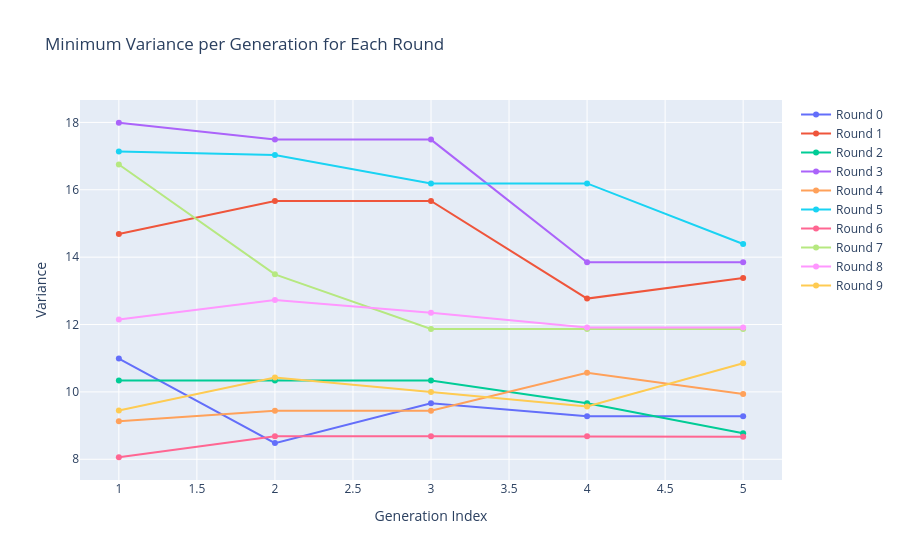

The notebook cell saved with this chart:
### Code cell
import plotly.graph_objects as go
import pandas as pd

# Example data (replace with your own)
data = VARIANCES
for item in data:
    print(item)

# Convert to DataFrame for easy grouping
df = pd.DataFrame(data, columns=["round_idx", "gen_idx", "bitstring", "variance"])

# For each round & generation, find the row with minimum variance
df_min = df.loc[df.groupby(["round_idx", "gen_idx"])["variance"].idxmin()]

# Create interactive plot
fig = go.Figure()

for round_val, group in df_min.groupby("round_idx"):
    print(group)
    fig.add_trace(
        go.Scatter(
            x=group["gen_idx"],
            y=group["variance"],
            mode="lines+markers",
            name=f"Round {round_val}",
            text=[f"Bitstring: {b}" for b in group["bitstring"]],
            hovertemplate="Gen: %{x}<br>Variance: %{y}<br>%{text}"
        )
    )

fig.update_layout(
    title="Minimum Variance per Generation for Each Round",
    xaxis_title="Generation Index",
    yaxis_title="Variance",
    hovermode="closest"
)

fig.show()

### Figure 1 — Plotly figure (JSON) as saved in the notebook; plotly's stock layout.template omitted (floating-point values rounded to 4 significant figures)
{"data": [{"hovertemplate": "Gen: %{x}<br>Variance: %{y}<br>%{text}", "mode": "lines+markers", "name": "Round 0", "text": ["Bitstring: 010101000100001001100111100101", "Bitstring: 010111011001111110101001000000", "Bitstring: 000101101000101000011011001100", "Bitstring: 010001101000101000011011001100", "Bitstring: 010001101000101000011011001100"], "type": "scatter", "x": [1, 2, 3, 4, 5], "y": [10.99, 8.48, 9.66, 9.28, 9.28]}, {"hovertemplate": "Gen: %{x}<br>Variance: %{y}<br>%{text}", "mode": "lines+markers", "name": "Round 1", "text": ["Bitstring: 100000100000001101010100111100", "Bitstring: 100100001000001000011101000100", "Bitstring: 100100001000001000011101000100", "Bitstring: 100101001001110001010001111100", "Bitstring: 100101001001111101010001111100"], "type": "scatter", "x": [1, 2, 3, 4, 5], "y": [14.69, 15.67, 15.67, 12.77, 13.38]}, {"hovertemplate": "Gen: %{x}<br>Variance: %{y}<br>%{text}", "mode": "lines+markers", "name": "Round 2", "text": ["Bitstring: 010000001011111011110001011111", "Bitstring: 010000001011111011110001011111", "Bitstring: 010000001011111011110001011111", "Bitstring: 010101001101010100000100101101", "Bitstring: 010010001001111011010000101101"], "type": "scatter", "x": [1, 2, 3, 4, 5], "y": [10.34, 10.34, 10.34, 9.66, 8.77]}, {"hovertemplate": "Gen: %{x}<br>Variance: %{y}<br>%{text}", "mode": "lines+markers", "name": "Round 3", "text": ["Bitstring: 100000001101111100100001011100", "Bitstring: 001001101101111000100000010010", "Bitstring: 001001101101111000100000010010", "Bitstring: 000001100001100000010000010010", "Bitstring: 000001100001100000010000010010"], "type": "scatter", "x": [1, 2, 3, 4, 5], "y": [17.99, 17.49, 17.49, 13.85, 13.85]}, {"hovertemplate": "Gen: %{x}<br>Variance: %{y}<br>%{text}", "mode": "lines+markers", "name": "Round 4", "text": ["Bitstring: 001100011001011100000000101100", "Bitstring: 111110000101011000111100011100", "Bitstring: 111110000101011000111100011100", "Bitstring: 011001100111011100111100011101", "Bitstring: 011110000101011000111100011101"], "type": "scatter", "x": [1, 2, 3, 4, 5], "y": [9.13, 9.44, 9.44, 10.57, 9.94]}, {"hovertemplate": "Gen: %{x}<br>Variance: %{y}<br>%{text}", "mode": "lines+markers", "name": "Round 5", "text": ["Bitstring: 010000111011000100101010111110", "Bitstring: 000001011001100100001000011100", "Bitstring: 000000101001100100001000011100", "Bitstring: 000000101001100100001000011100", "Bitstring: 000111100001000011100110001000"], "type": "scatter", "x": [1, 2, 3, 4, 5], "y": [17.14, 17.03, 16.19, 16.19, 14.39]}, {"hovertemplate": "Gen: %{x}<br>Variance: %{y}<br>%{text}", "mode": "lines+markers", "name": "Round 6", "text": ["Bitstring: 000100000011001000110010000101", "Bitstring: 010011000011001000110010001001", "Bitstring: 010011000011001000110010001001", "Bitstring: 010011000011001000110010001001", "Bitstring: 100000100010101000110010111100"], "type": "scatter", "x": [1, 2, 3, 4, 5], "y": [8.06, 8.68, 8.68, 8.68, 8.67]}, {"hovertemplate": "Gen: %{x}<br>Variance: %{y}<br>%{text}", "mode": "lines+markers", "name": "Round 7", "text": ["Bitstring: 000011001011101110001100011001", "Bitstring: 001100101000001001011010011001", "Bitstring: 000011001011101100010000000000", "Bitstring: 000011001011101100010000000000", "Bitstring: 000011001011101100010000000000"], "type": "scatter", "x": [1, 2, 3, 4, 5], "y": [16.75, 13.49, 11.87, 11.87, 11.87]}, {"hovertemplate": "Gen: %{x}<br>Variance: %{y}<br>%{text}", "mode": "lines+markers", "name": "Round 8", "text": ["Bitstring: 001011011011001101100010100010", "Bitstring: 001010000101111010010001100100", "Bitstring: 011010000011001101100001010001", "Bitstring: 001011000111111010000000010101", "Bitstring: 001011000111111010000000010101"], "type": "scatter", "x": [1, 2, 3, 4, 5], "y": [12.15, 12.73, 12.35, 11.91, 11.91]}, {"hovertemplate": "Gen: %{x}<br>Variance: %{y}<br>%{text}", "mode": "lines+markers", "name": "Round 9", "text": ["Bitstring: 111111001100011000110011010110", "Bitstring: 100110001001110101100000010000", "Bitstring: 000111001000011110111100100011", "Bitstring: 011110101000010001101001000000", "Bitstring: 000111001001010010100100000011"], "type": "scatter", "x": [1, 2, 3, 4, 5], "y": [9.45, 10.43, 10.0, 9.57, 10.85]}], "layout": {"hovermode": "closest", "title": {"text": "Minimum Variance per Generation for Each Round"}, "xaxis": {"title": {"text": "Generation Index"}}, "yaxis": {"title": {"text": "Variance"}}}}
